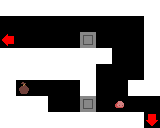

A 2D game scene composited from a Tiled map and its tileset images. What follows is a short description and the map's XML, with every tile layer's data as written:
An orthogonal 10x8 tile map with 16x16 px tiles, 1 tile layer (Tile Layer 1).

<map version="1.10" tiledversion="1.11.2" orientation="orthogonal" renderorder="right-up" width="10" height="8" tilewidth="16" tileheight="16" infinite="0" nextlayerid="2" nextobjectid="1">
 <tileset firstgid="1" source="../../tiletypes.tsx" />
 <layer id="1" name="Tile Layer 1" width="10" height="8">
  <data encoding="csv">
1,1,1,1,1,1,1,1,1,1,
0,0,0,0,0,0,0,0,0,1,
10,0,0,0,0,2,0,0,0,1,
1,1,1,1,1,1,1,0,0,1,
1,1,1,1,1,1,0,0,0,1,
1,25,0,0,0,1,0,0,1,1,
1,1,1,0,0,2,0,26,0,0,
1,1,1,1,1,1,1,1,1,11
</data>
 </layer>
</map>
